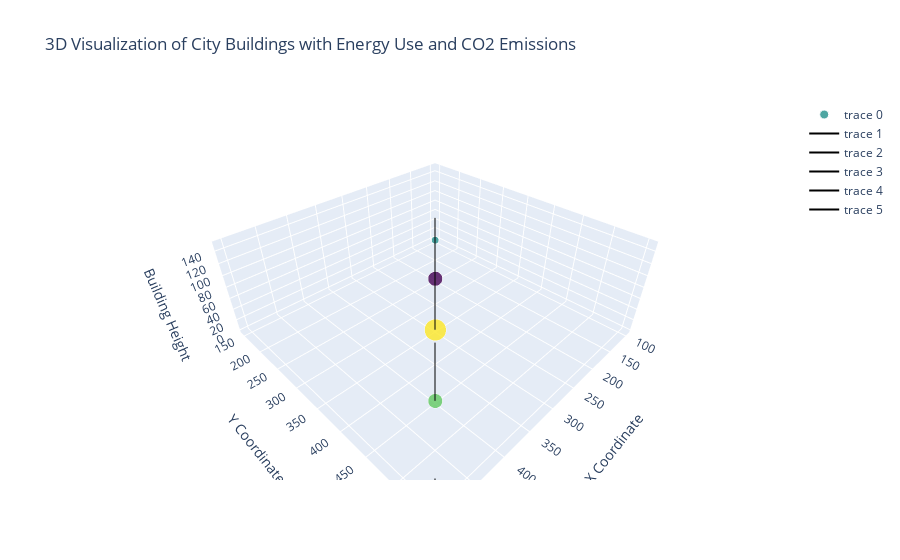

The notebook cell this image was saved under:
### Code cell
# 将每个建筑物的高度展示为一个直线
lines = []
for i in range(len(buildings)):
    line = go.Scatter3d(
        x=[buildings['X_Coordinate'][i], buildings['X_Coordinate'][i]],
        y=[buildings['Y_Coordinate'][i], buildings['Y_Coordinate'][i]],
        z=[0, buildings['Height'][i]],
        mode='lines',
        line=dict(color='black', width=2)
    )
    lines.append(line)

layout = go.Layout(
    title='3D Visualization of City Buildings with Energy Use and CO2 Emissions',
    scene=dict(
        xaxis=dict(title='X Coordinate'),
        yaxis=dict(title='Y Coordinate'),
        zaxis=dict(title='Building Height')
    )
)

fig = go.Figure(data=[trace] + lines, layout=layout)
fig.show()

### Figure 1 — Plotly figure (JSON) as saved in the notebook; plotly's stock layout.template omitted (floating-point values rounded to 4 significant figures)
{"data": [{"hoverinfo": "text", "marker": {"color": [200, 180, 220, 210, 190], "colorscale": [[0, "#440154"], [0.1111, "#482878"], [0.2222, "#3e4989"], [0.3333, "#31688e"], [0.4444, "#26828e"], [0.5556, "#1f9e89"], [0.6667, "#35b779"], [0.7778, "#6ece58"], [0.8889, "#b5de2b"], [1, "#fde725"]], "opacity": 0.8, "size": [5, 10, 15, 10, 5]}, "mode": "markers", "text": ["EUI: 200 kWh/m²<br>CO2: 5000 kg", "EUI: 180 kWh/m²<br>CO2: 7500 kg", "EUI: 220 kWh/m²<br>CO2: 10000 kg", "EUI: 210 kWh/m²<br>CO2: 7500 kg", "EUI: 190 kWh/m²<br>CO2: 5000 kg"], "type": "scatter3d", "x": [100, 200, 300, 400, 500], "y": [150, 250, 350, 450, 550], "z": [0, 0, 0, 0, 0]}, {"line": {"color": "black", "width": 2}, "mode": "lines", "type": "scatter3d", "x": [100, 100], "y": [150, 150], "z": [0, 50]}, {"line": {"color": "black", "width": 2}, "mode": "lines", "type": "scatter3d", "x": [200, 200], "y": [250, 250], "z": [0, 100]}, {"line": {"color": "black", "width": 2}, "mode": "lines", "type": "scatter3d", "x": [300, 300], "y": [350, 350], "z": [0, 150]}, {"line": {"color": "black", "width": 2}, "mode": "lines", "type": "scatter3d", "x": [400, 400], "y": [450, 450], "z": [0, 100]}, {"line": {"color": "black", "width": 2}, "mode": "lines", "type": "scatter3d", "x": [500, 500], "y": [550, 550], "z": [0, 50]}], "layout": {"scene": {"xaxis": {"title": {"text": "X Coordinate"}}, "yaxis": {"title": {"text": "Y Coordinate"}}, "zaxis": {"title": {"text": "Building Height"}}}, "title": {"text": "3D Visualization of City Buildings with Energy Use and CO2 Emissions"}}}
